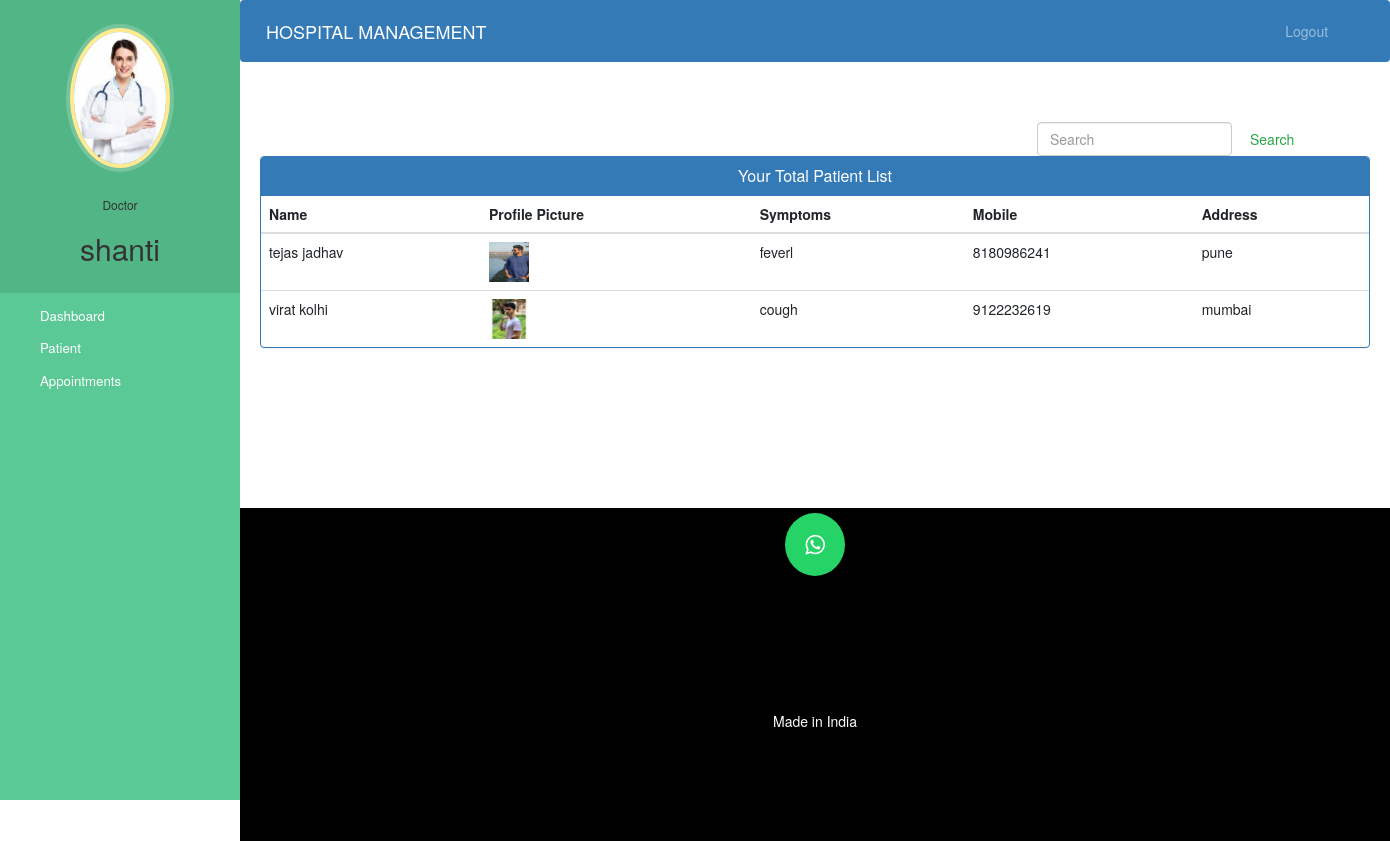
Page /doctor-view-patient (signed in) on the committed database.
### hospital/models.py (models this page shows, shortened)
class Doctor(models.Model):
    user=models.OneToOneField(User,on_delete=models.CASCADE)
    profile_pic=models.ImageField(upload_to='profile_pic/DoctorProfilePic/',null=True,blank=True)#null is use for when we not give any image save default blank we can remain it blank
    address = models.CharField(max_length=40)
    mobile = models.CharField(max_length=20,null=True)
    department= models.CharField(max_length=50,choices=departments,default='Cardiologist')
    status=models.BooleanField(default=False)

class Patient(models.Model):
    user=models.OneToOneField(User,on_delete=models.CASCADE)
    profile_pic= models.ImageField(upload_to='profile_pic/PatientProfilePic/',null=True,blank=True)
    address = models.CharField(max_length=40)
    mobile = models.CharField(max_length=20,null=False)
    symptoms = models.CharField(max_length=100,null=False)
    assignedDoctorId = models.PositiveIntegerField(null=True)
    admitDate=models.DateField(auto_now=True)
    status=models.BooleanField(default=False)
    @property
    def get_name(self):
        return self.user.first_name+" "+self.user.last_name

### hospital/views.py (the view)
# urls.py: path('doctor-view-patient', views.doctor_view_patient_view,name='doctor-view-patient'),
@login_required(login_url='doctorlogin')
@user_passes_test(is_doctor)
def doctor_view_patient_view(request):
    patients=models.Patient.objects.all().filter(status=True,assignedDoctorId=request.user.id)
    doctor=models.Doctor.objects.get(user_id=request.user.id) #for profile picture of doctor in sidebar
    return render(request,'hospital/doctor_view_patient.html',{'patients':patients,'doctor':doctor})

### hospital/views.py (called while the page is built)
def is_doctor(user):
    return user.groups.filter(name='DOCTOR').exists()

### templates/hospital/doctor_view_patient.html (shortened to what this page needs)
{% extends 'hospital/doctor_base.html' %}
{% block content %}
{%load static%}
<head>
  <link href="//netdna.bootstrapcdn.com/bootstrap/3.0.0/css/bootstrap.min.css" rel="stylesheet" id="bootstrap-css">
</head>
<div class="container">
    <form  action="/search" method="get" style="margin-left:70%;" class="form-inline my-2 my-lg-0">
      <input class="form-control mr-sm-2" type="search" placeholder="Search" name="query" id="query" aria-label="Search">
      <button class="btn btn-outline-success my-2 my-sm-0" type="submit">Search</button>
    </form>
  {% if patients %}
  <div class="panel panel-primary">
    <div class="panel-heading">
      <h6 class="panel-title">Your Total Patient List</h6>
    </div>
    <table class="table table-hover" id="dev-table">
      <thead>
        <tr>
          <th>Name</th>
          <th>Profile Picture</th>
          <th>Symptoms</th>
          <th>Mobile</th>
          <th>Address</th>
        </tr>
      </thead>
      {% for p in patients %}
      <tr>
        <td> {{p.get_name}}</td>
        <td> <img src="{% static p.profile_pic.url %}" alt="Profile Pic" height="40px" width="40px" /></td>
        <td>{{p.symptoms}}</td>
        <td>{{p.mobile}}</td>
        <td>{{p.address}}</td>
      </tr>
      {% endfor %}
    </table>
  </div>
  {%else%}
  <br><br><br>
  <h4 style="text-align: center;color: red;">No Patient Found !!!</h4>
  {% endif %}
</div>
{% endblock content %}

### templates/hospital/doctor_base.html (shortened to what this page needs)
<!DOCTYPE html>
{% load static %}
<html lang="en">
<head>
  <link rel="stylesheet" href="https://stackpath.bootstrapcdn.com/bootstrap/4.3.1/css/bootstrap.min.css">
  <link rel="stylesheet" href="https://maxcdn.bootstrapcdn.com/font-awesome/4.7.0/css/font-awesome.min.css">
</head>
<body>
  <nav class="menu" tabindex="0">
    <header class="avatar">
      <img src="{% static doctor.profile_pic.url %}" alt="Profile Pic" />
      <br><br>
      <h6>Doctor</h6>
      <h2>{{request.user.first_name}}</h2>
    </header>
    <ul>
      <li tabindex="0" class="icon-dashboard"> <a style="color:white; text-decoration:none;" href="/doctor-dashboard"><span>Dashboard</span></a> </li>
      <li tabindex="0" class="icon-users"> <a style="color:white; text-decoration:none;" href="/doctor-patient"><span>Patient</span></a></li>
      <li tabindex="0" class="icon-calendar"> <a style="color:white; text-decoration:none;" href="/doctor-appointment"><span>Appointments</span></a></li>
    </ul>
  </nav>
  <main>
    <div class="bs-example">
      <nav class="navbar navbar-expand-md  navbar-dark fixed-top" style="background:#337AB7;">
        <a href="/doctor-dashboard" class="navbar-brand">HOSPITAL MANAGEMENT</a>
        <div class="collapse navbar-collapse justify-content-between" id="navbarCollapse">
          <div class="navbar-nav" style=" margin-left: 90%;">
            <a href="/logout" class="nav-item nav-link">Logout</a>
          </div>
        </div>
      </nav>
    </div>
    <br><br>
    {% block content %}
    {% endblock content %}
    <br><br><br><br><br><br><br>
    <footer>
      <p>
        <a id="ftr" href="https://api.whatsapp.com/send?phone=8766046082&text=Hello%20Shashank.%0d%0aHow%20are%20you%20%3f%0d%0aI%20came%20from%20your%20website.&source=&data=#" class="fa fa-whatsapp"></a>
      </p>
      <br>
      <div class="container">
        <div class="row">
          <div class="col-md-12 col-sm-12">
            <div style="color:#ffffff;" class="wow fadeInUp footer-copyright">
              <p>Made in India <br></p>
            </div>
          </div>
        </div>
      </div>
    </footer>
  </main>
</body>
</html>

### templates/hospital/doctor_base.html (style rules this page uses)
a:link { text-decoration: none; }
a { color: white; }
footer { padding: 0px 0px 0px 0px; background-color: black; margin: 0px; }
#ftr { padding: 20px; }
.fa { font-size: 23px; width: 60px; text-align: center; text-decoration: none; margin: 5px 2px; border-radius: 50%; }
.fa-whatsapp { background: #25d366; color: white; }
p { text-align: center; }
body { padding-left: 240px; }
main { position: relative; height: 100vh; }
.menu { background: #5bc995; height: 100vh; width: 240px; position: fixed; top: 0px; left: 0; z-index: 5; outline: none; }
.menu .avatar { background: rgba(0, 0, 0, 0.1); padding: 2em 0.5em; text-align: center; }
.menu .avatar img { width: 100px; border-radius: 50%; overflow: hidden; border: 4px solid #ffea92; box-shadow: 0 0 0 4px rgba(255, 255, 255, 0.2); }
.menu .avatar h2 { font-weight: normal; margin-bottom: 0; }
.menu ul { list-style: none; padding: 0.5em 0; margin: 0; }
.menu ul li { padding: 0.5em 1em 0.5em 3em; font-size: 0.95em; font-weight: regular; background-repeat: no-repeat; background-position: left 15px center; background-size: auto 20px; transition: all 0.15s linear; cursor: pointer; }
.menu ul li.icon-dashboard { background-image: url("http://www.entypo.com/images//gauge.svg"); }
.menu ul li.icon-users { background-image: url("http://www.entypo.com/images//users.svg"); }
.menu ul li.icon-calendar { background-image: url("http://www.entypo.com/images//calendar.svg"); }

### templates/hospital/doctor_view_patient.html (style rules this page uses)
a:link { text-decoration: none; }
h6 { text-align: center; }
.row { margin: 100px; }

### rows in the picture
Doctor: profile_pic (picture)
Patient: get_name "tejas jadhav", profile_pic (picture), symptoms "feverl", mobile "8180986241", address "pune"
Patient: get_name "virat kolhi", profile_pic (picture), symptoms "cough", mobile "9122232619", address "mumbai"

### other values in the picture
{{ request.user.first_name }} "shanti"
